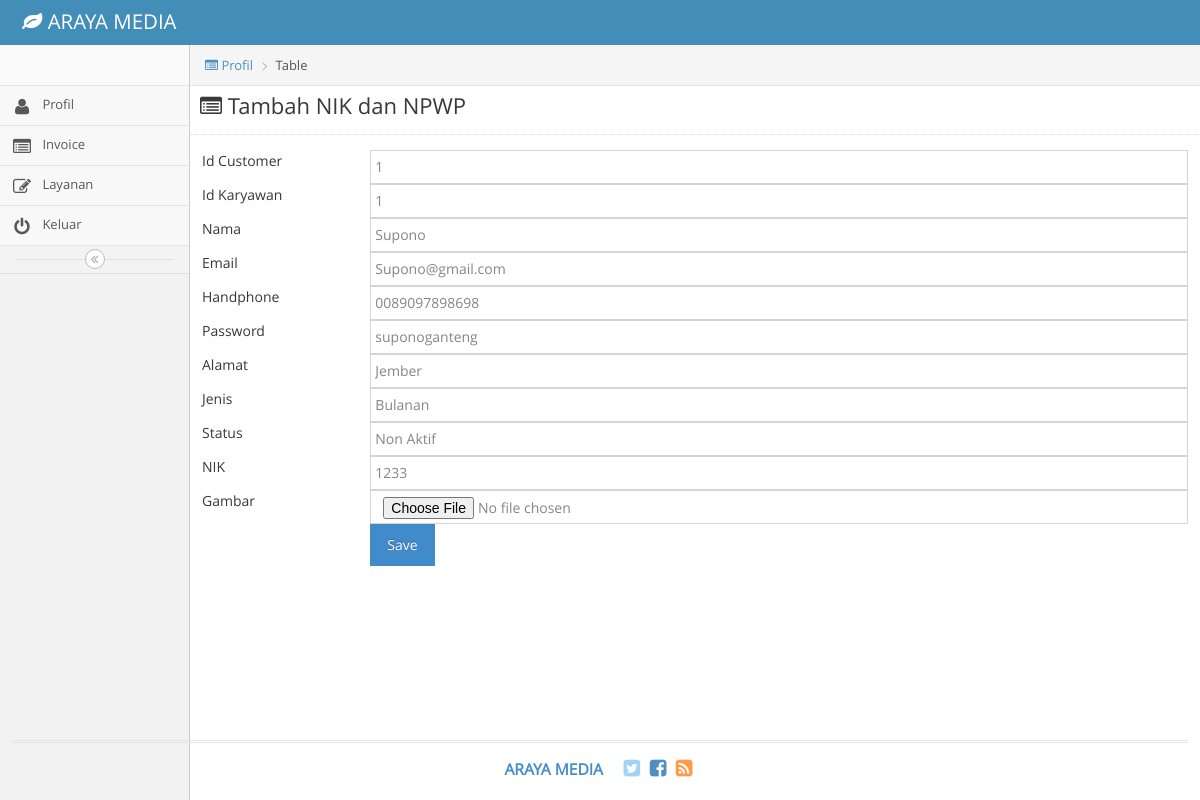
The app's page /index.php/profil_customer/edit/1 with its own data.
### tables this page shows
CREATE TABLE `customer` (
  `id_Customer` int(11) NOT NULL,
  `id_Karyawan` int(11) DEFAULT NULL,
  `id_user` int(11) NOT NULL,
  `nama` varchar(45) DEFAULT NULL,
  `Email` varchar(45) DEFAULT NULL,
  `NoHp` varchar(45) DEFAULT NULL,
  `Password` varchar(45) DEFAULT NULL,
  `NIK` int(20) DEFAULT NULL,
  `Nama_JenisFile` text,
  `Alamat` varchar(45) DEFAULT NULL,
  `Jenis_Pelanggan` varchar(45) DEFAULT NULL,
  `Status` varchar(45) DEFAULT NULL
);

### application/controllers/profil_customer.php (called while the page is built, shortened)
<?php
class profil_customer extends CI_Controller {
	public function edit()
	{
		$id=$this->uri->segment(3);
		$datacustomer=$this->db->get_where("customer",array("id_Customer"=>$id))->row();
		$data = array(
			'form' => 'profil_customertambah',
			'customer' => $datacustomer
		);
		$this->load->view('profil_customertambah',$data);
	}
}

### index.php (called while the page is built, shortened)
<?php
require_once BASEPATH.'core/CodeIgniter.php';

### application/views/profil_customertambah.php (the view, shortened to what this page needs)
<!DOCTYPE html>
<html lang="en">
	<head>
		<link rel="stylesheet" href="<?php echo base_url()?>assets/css/bootstrap.min.css" />
		<link rel="stylesheet" href="<?php echo base_url()?>assets/font-awesome/4.5.0/css/font-awesome.min.css" />
		<link rel="stylesheet" href="<?php echo base_url()?>assets/css/ace.min.css" class="ace-main-stylesheet" id="main-ace-style" />
		<link rel="stylesheet" href="<?php echo base_url()?>assets/css/ace-skins.min.css" />
		<link rel="stylesheet" href="<?php echo base_url()?>assets/css/ace-rtl.min.css" />
	</head>
	<body class="no-skin">
		<div id="navbar" class="navbar navbar-default          ace-save-state">
			<div class="navbar-container ace-save-state" id="navbar-container">
				<div class="navbar-header pull-left">
					<a href="profil" class="navbar-brand">
						<small>
							<i class="fa fa-leaf"></i>
							ARAYA MEDIA
						</small>
					</a>
				</div>
			</div>
		</div>
		<div class="main-container ace-save-state" id="main-container">
			<div id="sidebar" class="sidebar                  responsive                    ace-save-state">
				<div class="sidebar-shortcuts" id="sidebar-shortcuts">
				</div>
				<ul class="nav nav-list">
					<li class="">
						<a href="<?php echo base_url("index.php/profil_customer")?>">
							<i class="menu-icon fa fa-user"></i>
							<span class="menu-text">
								Profil
							</span>
						</a>
					</li>
					<li class="">
						<a href="<?php echo base_url("index.php/invoice_customer")?>">
							<i class="menu-icon fa fa-list-alt"></i>
							<span class="menu-text">
								Invoice
							</span>
						</a>
					</li>
					<li class="">
						<a href="<?php echo base_url("index.php/layanan_customer")?>">
							<i class="menu-icon fa fa-pencil-square-o"></i>
							<span class="menu-text">
								Layanan
							</span>
						</a>
					</li>
					<li class="">
						<a href="<?php echo base_url("index.php/login")?>">
							<i class="menu-icon fa fa-power-off"></i>
							<span class="menu-text">
								Keluar
							</span>
						</a>
					</li>
				</ul>
				<div class="sidebar-toggle sidebar-collapse" id="sidebar-collapse">
					<i id="sidebar-toggle-icon" class="ace-icon fa fa-angle-double-left ace-save-state" data-icon1="ace-icon fa fa-angle-double-left" data-icon2="ace-icon fa fa-angle-double-right"></i>
				</div>
			</div>
			<div class="main-content">
				<div class="main-content-inner">
					<div class="breadcrumbs ace-save-state" id="breadcrumbs">
						<ul class="breadcrumb">
						<li><a href=""><i class="menu-icon fa fa-list-alt"></i> Profil</li></a>
              			<li><i class="icon_document_alt"></i>Table</li>
						</ul>
					</div>
						<h3 class="page-header"><i class="menu-icon fa fa-list-alt" style="margin-left: 10px"></i> Tambah NIK dan NPWP</h3>
<section class="wrapper">
	<table class="table table-striped table-advance table-hover">
                 <div class="form">
                  <form class="form-validate form-horizontal" id="feedback_form" method="post" action="<?php echo base_url("index.php/profil_customer/update")?>">
                       <div class="form-group ">
                      <label for="cname" class="control-label col-lg-2">Id Customer <span class="required"></span></label>
                      <div class="col-lg-10">
                        <input class="form-control" id="Username" name="id_Customer" type="text" value="<?php echo $customer->id_Customer ?>" required />
                      </div>
                         <div class="form-group ">
                      <label for="cname" class="control-label col-lg-2">Id Karyawan <span class="required"></span></label>
                      <div class="col-lg-10">
                        <input class="form-control" id="Username" name="id_Karyawan" type="text" value="<?php echo $customer->id_Karyawan ?>" required />
                      </div>
                         <div class="form-group ">
                      <label for="cname" class="control-label col-lg-2">Nama <span class="required"></span></label>
                      <div class="col-lg-10">
                        <input class="form-control" id="Username" name="nama" type="text" value="<?php echo $customer->nama?>" required />
                      </div>
                         <div class="form-group ">
                      <label for="cname" class="control-label col-lg-2">Email <span class="required"></span></label>
                      <div class="col-lg-10">
                        <input class="form-control" id="Username" name="Email" type="text" value="<?php echo $customer->Email ?>" required />
                      </div>
                    </div>
                     <div class="form-group">
                      <label for="cname" class="control-label col-lg-2">Handphone<span class="required"></span></label>
                      <div class="col-lg-10">
                        <input class="form-control" id="Username" name="NoHp" type="text" value="<?php echo $customer->NoHp ?>" required />
                      </div>
                    </div>
                     <div class="form-group">
                      <label for="cname" class="control-label col-lg-2">Password <span class="required"></span></label>
                      <div class="col-lg-10">
                        <input class="form-control" id="Username" name="Password" type="text" value="<?php echo $customer->Password ?>" required />
                      </div>
                    </div>
                     <div class="form-group">
                      <label for="cname" class="control-label col-lg-2">Alamat <span class="required"></span></label>
                      <div class="col-lg-10">
                        <input class="form-control" id="Username" name="Alamat" type="text" value="<?php echo $customer->Alamat ?>" required />
                      </div>
                    </div>
                     <div class="form-group">
                      <label for="cname" class="control-label col-lg-2">Jenis <span class="required"></span></label>
                      <div class="col-lg-10">
                        <input class="form-control" id="Username" name="Jenis_Pelanggan" type="text" value="<?php echo $customer->Jenis_Pelanggan ?>" required />
                      </div>
                    </div>
                     <div class="form-group">
                      <label for="cname" class="control-label col-lg-2">Status <span class="required"></span></label>
                      <div class="col-lg-10">
                        <input class="form-control" id="Username" name="Status" type ="text" value="<?php echo $customer->Status ?>" required />
                      </div>
                    </div>
                    </div>
                    <div class="form-group">
                      <label for="cname" class="control-label col-lg-2">NIK<span class="required"></span></label>
                      <div class="col-lg-10">
                        <input class="form-control" id="NIK" name="NIK" type="text" value="<?php echo $customer->NIK ?>" required />
                      </div>
                    </div>
					<div class="form-group">
      					<label for="userfile" class="control-label col-lg-2">Gambar<span class="required"></span></label>
      					<div class="col-lg-10">
        				<input class="form-control" id="Nama_JenisFile" type="file" name="Nama_JenisFile" class="file">
      					</div>
    					</div>
                    <br>
                    <div class="form-group">
                      <div class="col-lg-offset-2 col-lg-10">
                        <button class="btn btn-primary"  type="submit">Save</button>
                      </div>
                    </div>
                  </form>
                </div>
</section>
											</div>
										</div>
									</div>
			<div class="footer">
				<div class="footer-inner">
					<div class="footer-content">
						<span class="bigger-120">
							<span class="blue bolder">ARAYA MEDIA </span>
						</span>
						<span class="action-buttons">
							<a href="#">
								<i class="ace-icon fa fa-twitter-square light-blue bigger-150"></i>
							</a>
							<a href="#">
								<i class="ace-icon fa fa-facebook-square text-primary bigger-150"></i>
							</a>
							<a href="#">
								<i class="ace-icon fa fa-rss-square orange bigger-150"></i>
							</a>
						</span>
					</div>
				</div>
			</div>
	</body>
</html>

### records on screen
customer: id_Customer "1", id_Karyawan "1", nama "Supono", Email "Supono@gmail.com", NoHp "0089097898698", Password "suponoganteng", Alamat "Jember", Jenis_Pelanggan "Bulanan", Status "Non Aktif", NIK "1233"
